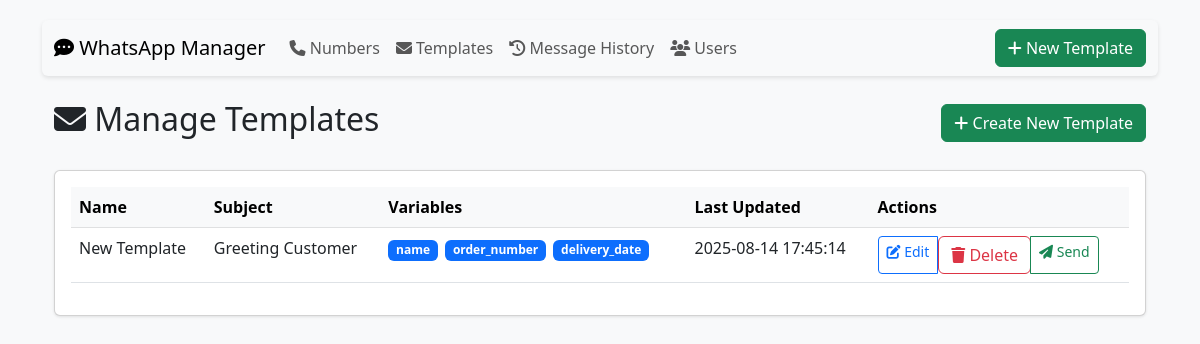
Page /templates on the committed database.
### tables this page shows
CREATE TABLE templates (
                id INTEGER PRIMARY KEY AUTOINCREMENT,
                name TEXT UNIQUE,
                subject TEXT,
                body TEXT,
                created_at TEXT DEFAULT CURRENT_TIMESTAMP,
                updated_at TEXT DEFAULT CURRENT_TIMESTAMP
            );

### app.py (the view, shortened to what this page needs)
@app.route('/templates', methods=['GET', 'POST'])
def manage_templates():
    templates = get_all_templates()
    return render_template('manage_templates.html', templates=templates)

### app.py (called while the page is built)
@app.context_processor
def utility_processor():
    return dict(get_template_variables=get_template_variables)

def get_template_variables(template_body):
    return re.findall(r'{{\s*(\w+)\s*}}', template_body)

def get_all_templates():
    with sqlite3.connect('database.db') as conn:
        conn.row_factory = sqlite3.Row
        cursor = conn.execute('SELECT * FROM templates ORDER BY name')
        return cursor.fetchall()

### templates/manage_templates.html
{% extends "base.html" %}
{% block content %}
<div class="container mt-4">
    <div class="d-flex justify-content-between align-items-center mb-4">
        <h2><i class="fas fa-envelope"></i> Manage Templates</h2>
        <a href="{{ url_for('create_template') }}" class="btn btn-success">
            <i class="fas fa-plus"></i> Create New Template
        </a>
    </div>
    <div class="card">
        <div class="card-body">
            {% if templates %}
            <div class="table-responsive">
                <table class="table table-hover">
                    <thead class="table-light">
                        <tr>
                            <th>Name</th>
                            <th>Subject</th>
                            <th>Variables</th>
                            <th>Last Updated</th>
                            <th>Actions</th>
                        </tr>
                    </thead>
                    <tbody>
                        {% for template in templates %}
                        <tr>
                            <td>{{ template['name'] }}</td>
                            <td>{{ template['subject'] }}</td>
                            <td>
                                {% set vars = get_template_variables(template['body']) %}
                                {% for var in vars %}
                                    <span class="badge bg-primary">{{ var }}</span>
                                {% endfor %}
                            </td>
                            <td>{{ template['updated_at'] }}</td>
                            <td>
                                <div class="btn-group btn-group-sm">
                                    <a href="{{ url_for('edit_template', template_id=template['id']) }}"
                                       class="btn btn-outline-primary">
                                        <i class="fas fa-edit"></i> Edit
                                    </a>
                                    <form method="POST" action="{{ url_for('delete_template', template_id=template['id']) }}"
                                          onsubmit="return confirm('Are you sure you want to delete this template?');">
                                        <button type="submit" class="btn btn-outline-danger">
                                            <i class="fas fa-trash"></i> Delete
                                        </button>
                                    </form>
                                    <a href="{{ url_for('send_template', template_id=template['id']) }}"
                                       class="btn btn-outline-success">
                                        <i class="fas fa-paper-plane"></i> Send
                                    </a>
                                </div>
                            </td>
                        </tr>
                        {% endfor %}
                    </tbody>
                </table>
            </div>
            {% else %}
            <div class="alert alert-info">
                <i class="fas fa-info-circle"></i> No templates found. Create one to get started!
            </div>
            {% endif %}
        </div>
    </div>
</div>
{% endblock %}

### templates/base.html (style rules this page uses)
body { padding-top: 20px; padding-bottom: 20px; background-color: #f8f9fa; }
.card { margin-bottom: 20px; box-shadow: 0 1px 3px rgba(0,0,0,.1); }
.badge { margin-right: 3px; margin-bottom: 3px; }

### rows in the picture
templates: name "New Template", subject "Greeting Customer", vars "name" "order_number" "delivery_date", updated_at "2025-08-14 17:45:14"
